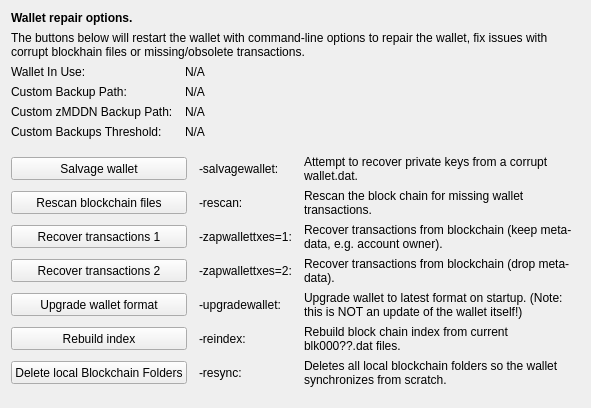
     <widget class="QWidget" name="tab_repair">
      <attribute name="title">
       <string>&amp;Wallet Repair</string>
      </attribute>
      <layout class="QGridLayout" name="gridLayout_4" columnstretch="0,0,0,0">
       <property name="horizontalSpacing">
        <number>12</number>
       </property>
       <item row="0" column="0" colspan="4">
        <widget class="QLabel" name="label_repair_header">
         <property name="font">
          <font>
           <weight>75</weight>
           <bold>true</bold>
          </font>
         </property>
         <property name="text">
          <string>Wallet repair options.</string>
         </property>
        </widget>
       </item>
       <item row="1" column="0" colspan="4">
        <widget class="QLabel" name="label_repair_helptext">
         <property name="font">
          <font>
           <weight>50</weight>
           <bold>false</bold>
          </font>
         </property>
         <property name="text">
          <string>The buttons below will restart the wallet with command-line options to repair the wallet, fix issues with corrupt blockhain files or missing/obsolete transactions.</string>
         </property>
         <property name="wordWrap">
          <bool>true</bool>
         </property>
        </widget>
       </item>
       <item row="2" column="0">
        <widget class="QLabel" name="wallet_path_label">
         <property name="text">
          <string>Wallet In Use:</string>
         </property>
        </widget>
       </item>
       <item row="2" column="1" colspan="3">
        <widget class="QLabel" name="wallet_path">
         <property name="cursor">
          <cursorShape>IBeamCursor</cursorShape>
         </property>
         <property name="text">
          <string>N/A</string>
         </property>
         <property name="textFormat">
          <enum>Qt::PlainText</enum>
         </property>
         <property name="textInteractionFlags">
          <set>Qt::LinksAccessibleByMouse|Qt::TextSelectableByKeyboard|Qt::TextSelectableByMouse</set>
         </property>
        </widget>
       </item>
       <item row="3" column="0">
        <widget class="QLabel" name="wallet_custombackuppath_label">
         <property name="visible">
          <bool>false</bool>
         </property>
         <property name="text">
          <string>Custom Backup Path:</string>
         </property>
        </widget>
       </item>
       <item row="3" column="1" colspan="3">
        <widget class="QLabel" name="wallet_custombackuppath">
         <property name="cursor">
          <cursorShape>IBeamCursor</cursorShape>
         </property>
         <property name="visible">
          <bool>false</bool>
         </property>
         <property name="text">
          <string>N/A</string>
         </property>
         <property name="textFormat">
          <enum>Qt::PlainText</enum>
         </property>
         <property name="textInteractionFlags">
          <set>Qt::LinksAccessibleByMouse|Qt::TextSelectableByKeyboard|Qt::TextSelectableByMouse</set>
         </property>
        </widget>
       </item>
       <item row="4" column="0">
        <widget class="QLabel" name="wallet_customzpivbackuppath_label">
         <property name="visible">
          <bool>false</bool>
         </property>
         <property name="text">
          <string>Custom zMDDN Backup Path:</string>
         </property>
        </widget>
       </item>
       <item row="4" column="1" colspan="3">
        <widget class="QLabel" name="wallet_customzpivbackuppath">
         <property name="cursor">
          <cursorShape>IBeamCursor</cursorShape>
         </property>
         <property name="visible">
          <bool>false</bool>
         </property>
         <property name="text">
          <string>N/A</string>
         </property>
         <property name="textFormat">
          <enum>Qt::PlainText</enum>
         </property>
         <property name="textInteractionFlags">
          <set>Qt::LinksAccessibleByMouse|Qt::TextSelectableByKeyboard|Qt::TextSelectableByMouse</set>
         </property>
        </widget>
       </item>
       <item row="5" column="0">
        <widget class="QLabel" name="wallet_custombackupthreshold_label">
         <property name="visible">
          <bool>false</bool>
         </property>
         <property name="text">
          <string>Custom Backups Threshold:</string>
         </property>
        </widget>
       </item>
       <item row="5" column="1" colspan="3">
        <widget class="QLabel" name="wallet_custombackupthreshold">
         <property name="cursor">
          <cursorShape>IBeamCursor</cursorShape>
         </property>
         <property name="visible">
          <bool>false</bool>
         </property>
         <property name="text">
          <string>N/A</string>
         </property>
         <property name="textFormat">
          <enum>Qt::PlainText</enum>
         </property>
         <property name="textInteractionFlags">
          <set>Qt::LinksAccessibleByMouse|Qt::TextSelectableByKeyboard|Qt::TextSelectableByMouse</set>
         </property>
        </widget>
       </item>
       <item row="6" column="0">
        <spacer name="verticalSpacer_repair1">
         <property name="orientation">
          <enum>Qt::Vertical</enum>
         </property>
         <property name="sizeHint" stdset="0">
          <size>
           <width>10</width>
           <height>10</height>
          </size>
         </property>
        </spacer>
       </item>
       <item row="7" column="0" colspan="2">
        <widget class="QPushButton" name="btn_salvagewallet">
         <property name="minimumSize">
          <size>
           <width>100</width>
           <height>23</height>
          </size>
         </property>
         <property name="text">
          <string>Salvage wallet</string>
         </property>
        </widget>
       </item>
       <item row="7" column="2">
        <widget class="QLabel" name="label_repair_salvage_command">
         <property name="text">
          <string notr="true">-salvagewallet:</string>
         </property>
        </widget>
       </item>
       <item row="7" column="3">
        <widget class="QLabel" name="label_repair_salvage">
         <property name="text">
          <string>Attempt to recover private keys from a corrupt wallet.dat.</string>
         </property>
         <property name="wordWrap">
          <bool>true</bool>
         </property>
        </widget>
       </item>
       <item row="8" column="0" colspan="2">
        <widget class="QPushButton" name="btn_rescan">
         <property name="minimumSize">
          <size>
           <width>100</width>
           <height>23</height>
          </size>
         </property>
         <property name="text">
          <string>Rescan blockchain files</string>
         </property>
        </widget>
       </item>
       <item row="8" column="2">
        <widget class="QLabel" name="label_repair_rescan_command">
         <property name="text">
          <string notr="true">-rescan:</string>
         </property>
        </widget>
       </item>
       <item row="8" column="3">
        <widget class="QLabel" name="label_repair_rescan">
         <property name="text">
          <string>Rescan the block chain for missing wallet transactions.</string>
         </property>
         <property name="wordWrap">
          <bool>true</bool>
         </property>
        </widget>
       </item>
       <item row="9" column="0" colspan="2">
        <widget class="QPushButton" name="btn_zapwallettxes1">
         <property name="minimumSize">
          <size>
           <width>100</width>
           <height>23</height>
          </size>
         </property>
         <property name="text">
          <string>Recover transactions 1</string>
         </property>
        </widget>
       </item>
       <item row="9" column="2">
        <widget class="QLabel" name="label_repair_zap1_command">
         <property name="text">
          <string notr="true">-zapwallettxes=1:</string>
         </property>
        </widget>
       </item>
       <item row="9" column="3">
        <widget class="QLabel" name="label_repair_zap1">
         <property name="text">
          <string>Recover transactions from blockchain (keep meta-data, e.g. account owner).</string>
         </property>
         <property name="wordWrap">
          <bool>true</bool>
         </property>
        </widget>
       </item>
       <item row="10" column="0" colspan="2">
        <widget class="QPushButton" name="btn_zapwallettxes2">
         <property name="minimumSize">
          <size>
           <width>100</width>
           <height>23</height>
          </size>
         </property>
         <property name="text">
          <string>Recover transactions 2</string>
         </property>
        </widget>
       </item>
       <item row="10" column="2">
        <widget class="QLabel" name="label_repair_zap2_command">
         <property name="text">
          <string notr="true">-zapwallettxes=2:</string>
         </property>
        </widget>
       </item>
       <item row="10" column="3">
        <widget class="QLabel" name="label_repair_zap2">
         <property name="text">
          <string>Recover transactions from blockchain (drop meta-data).</string>
         </property>
         <property name="wordWrap">
          <bool>true</bool>
         </property>
        </widget>
       </item>
       <item row="11" column="0" colspan="2">
        <widget class="QPushButton" name="btn_upgradewallet">
         <property name="minimumSize">
          <size>
           <width>100</width>
           <height>23</height>
          </size>
         </property>
         <property name="text">
          <string>Upgrade wallet format</string>
         </property>
        </widget>
       </item>
       <item row="11" column="2">
        <widget class="QLabel" name="label_repair_upgrade_command">
         <property name="text">
          <string notr="true">-upgradewallet:</string>
         </property>
        </widget>
       </item>
       <item row="11" column="3">
        <widget class="QLabel" name="label_repair_upgrade">
         <property name="text">
          <string>Upgrade wallet to latest format on startup. (Note: this is NOT an update of the wallet itself!)</string>
         </property>
         <property name="wordWrap">
          <bool>true</bool>
         </property>
        </widget>
       </item>
       <item row="12" column="0" colspan="2">
        <widget class="QPushButton" name="btn_reindex">
         <property name="minimumSize">
          <size>
           <width>100</width>
           <height>23</height>
          </size>
         </property>
         <property name="text">
          <string>Rebuild index</string>
         </property>
        </widget>
       </item>
       <item row="12" column="2">
        <widget class="QLabel" name="label_repair_reindex_command">
         <property name="text">
          <string notr="true">-reindex:</string>
         </property>
        </widget>
       </item>
       <item row="12" column="3">
        <widget class="QLabel" name="label_repair_reindex">
         <property name="text">
          <string>Rebuild block chain index from current blk000??.dat files.</string>
         </property>
         <property name="wordWrap">
          <bool>true</bool>
         </property>
        </widget>
       </item>
       <item row="13" column="0" colspan="2">
        <widget class="QPushButton" name="btn_resync">
         <property name="minimumSize">
          <size>
           <width>100</width>
           <height>23</height>
          </size>
         </property>
         <property name="text">
          <string>Delete local Blockchain Folders</string>
         </property>
        </widget>
       </item>
       <item row="13" column="2">
        <widget class="QLabel" name="label_repair_resync_command">
         <property name="text">
          <string>-resync:</string>
         </property>
        </widget>
       </item>
       <item row="13" column="3">
        <widget class="QLabel" name="label_repair_resync">
         <property name="text">
          <string>Deletes all local blockchain folders so the wallet synchronizes from scratch.</string>
         </property>
         <property name="wordWrap">
          <bool>true</bool>
         </property>
        </widget>
       </item>
       <item row="14" column="0">
        <spacer name="verticalSpacer_repair2">
         <property name="orientation">
          <enum>Qt::Vertical</enum>
         </property>
         <property name="sizeHint" stdset="0">
          <size>
           <width>20</width>
           <height>10</height>
          </size>
         </property>
        </spacer>
       </item>
      </layout>
     </widget>
